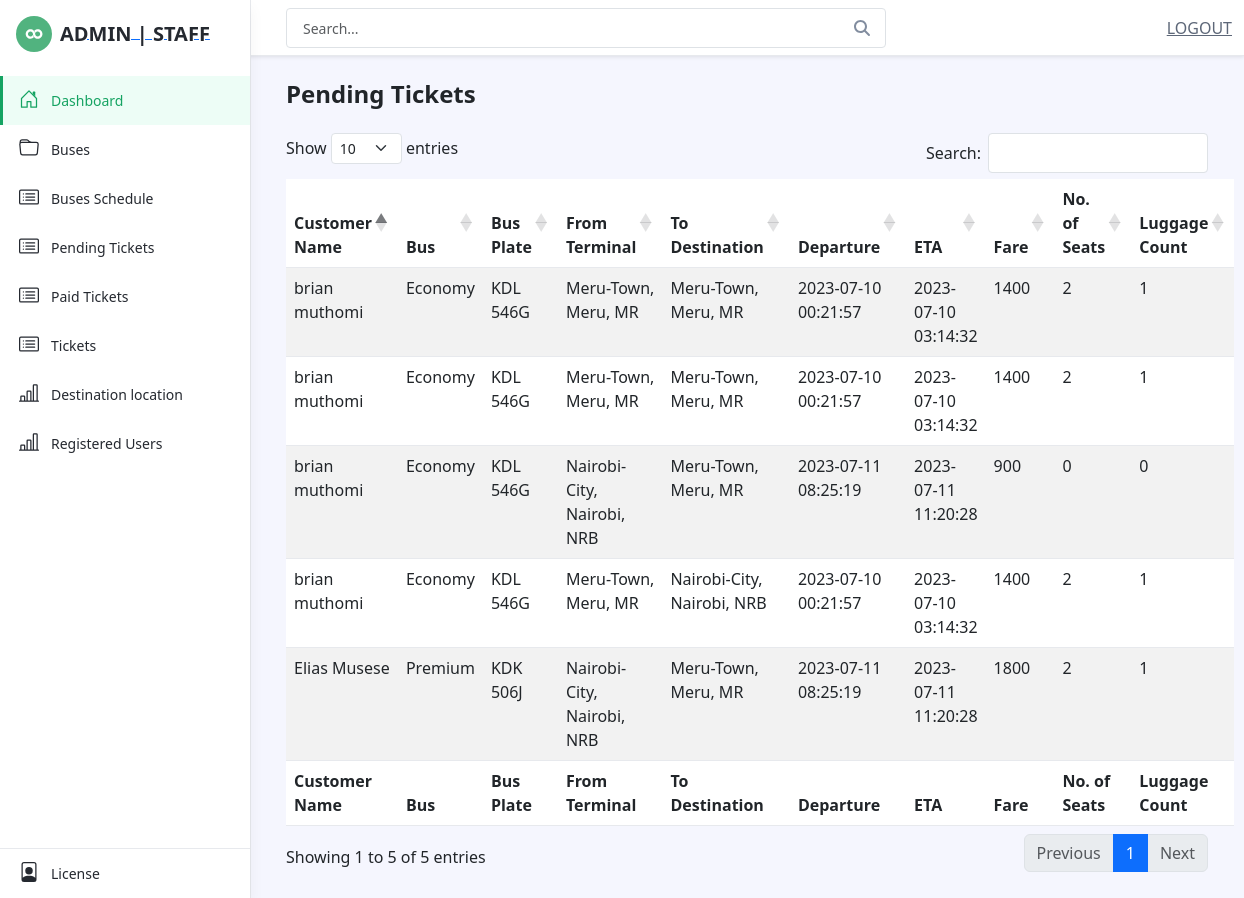
The app's page /admin/pending_tickets.php (signed in) with its own data.
### tables this page shows
CREATE TABLE `unpaid_tickets` (
  `id` int(11) NOT NULL,
  `customer_id` varchar(255) NOT NULL,
  `bus` varchar(255) NOT NULL,
  `bus_plate` varchar(255) NOT NULL,
  `from_terminal` varchar(255) NOT NULL,
  `to_destination` varchar(255) NOT NULL,
  `departure` timestamp NOT NULL DEFAULT current_timestamp(),
  `eta` timestamp NOT NULL DEFAULT current_timestamp(),
  `fare_amount` varchar(255) NOT NULL,
  `how_many` varchar(244) DEFAULT NULL,
  `luggage_count` varchar(244) DEFAULT NULL
);

CREATE TABLE `tbl_users` (
  `id` int(11) NOT NULL,
  `firstname` varchar(250) NOT NULL,
  `lastname` varchar(250) NOT NULL,
  `email` varchar(255) NOT NULL,
  `password` varchar(255) NOT NULL,
  `contact` varchar(255) NOT NULL
);

### admin/pending_tickets.php (the view, shortened to what this page needs)
<?php
include("inc/header.php");
require_once("db-connect/config.php");
$pendingTicketsQuery = "SELECT * FROM unpaid_tickets";
$pendingTicketsStmt = $conn->prepare($pendingTicketsQuery);
$pendingTicketsStmt->execute();
$pendingTicketsData = $pendingTicketsStmt->fetchAll(PDO::FETCH_ASSOC);
function getCustomerName($customerId)
{
global $conn;
$query = "SELECT firstname, lastname FROM tbl_users WHERE id = :customerId";
$stmt = $conn->prepare($query);
$stmt->bindParam(':customerId', $customerId, PDO::PARAM_INT);
$stmt->execute();
$userData = $stmt->fetch(PDO::FETCH_ASSOC);
if ($userData) {
return $userData['firstname'] . ' ' . $userData['lastname'];
} else {
return 'N/A';
}
}
?>
    <link href="https://cdnjs.cloudflare.com/ajax/libs/twitter-bootstrap/5.3.0-alpha3/css/bootstrap.min.css"
        rel="stylesheet">
    <link href="https://cdn.datatables.net/1.13.5/css/dataTables.bootstrap5.min.css" rel="stylesheet">
<body class="app">
    <?php
    include("inc/sidebar.php");
    ?>
    <div class="app-wrapper">
        <div class="app-content pt-3 p-md-3 p-lg-4">
            <div class="container-xl">
                <div class="row g-3 mb-4 align-items-center justify-content-between">
                    <div class="col-auto">
                        <h1 class="app-page-title mb-0">Pending Tickets</h1>
                    </div>
                </div>
                <div class="row g-4">
                    <table id="example" class="table table-striped" style="width:100%">
                        <thead>
                            <tr>
                                <th>Customer Name</th>
                                <th>Bus</th>
                                <th>Bus Plate</th>
                                <th>From Terminal</th>
                                <th>To Destination</th>
                                <th>Departure</th>
                                <th>ETA</th>
                                <th>Fare</th>
                                <th>No. of Seats</th>
                                <th>Luggage Count</th>
                            </tr>
                        </thead>
                        <tbody>
                            <?php foreach ($pendingTicketsData as $ticket) : ?>
                            <tr>
                                <td><?php echo getCustomerName($ticket['customer_id']); ?></td>
                                <td><?php echo $ticket['bus']; ?></td>
                                <td><?php echo $ticket['bus_plate']; ?></td>
                                <td><?php echo $ticket['from_terminal']; ?></td>
                                <td><?php echo $ticket['to_destination']; ?></td>
                                <td><?php echo $ticket['departure']; ?></td>
                                <td><?php echo $ticket['eta']; ?></td>
                                <td><?php echo $ticket['fare_amount']; ?></td>
                                <td><?php echo $ticket['how_many']; ?></td>
                                <td><?php echo $ticket['luggage_count']; ?></td>
                            </tr>
                            <?php endforeach; ?>
                        </tbody>
                        <tfoot>
                            <thead>
                                <tr>
                                    <th>Customer Name</th>
                                    <th>Bus</th>
                                    <th>Bus Plate</th>
                                    <th>From Terminal</th>
                                    <th>To Destination</th>
                                    <th>Departure</th>
                                    <th>ETA</th>
                                    <th>Fare</th>
                                    <th>No. of Seats</th>
                                    <th>Luggage Count</th>
                                </tr>
                            </thead>
                        </tfoot>
                    </table>
                </div>
            </div>
        </div>
    </div>
</body>
</html>

### records on screen
unpaid_tickets: customer.lastname "brian muthomi", bus "Economy", bus_plate "KDL 546G", from_terminal "Meru-Town, Meru, MR", to_destination "Meru-Town, Meru, MR", departure "2023-07-10 00:21:57", eta "2023-07-10 03:14:32", fare_amount "1400", how_many "2", luggage_count "1"
unpaid_tickets: customer.lastname "brian muthomi", bus "Economy", bus_plate "KDL 546G", from_terminal "Meru-Town, Meru, MR", to_destination "Meru-Town, Meru, MR", departure "2023-07-10 00:21:57", eta "2023-07-10 03:14:32", fare_amount "1400", how_many "2", luggage_count "1"
unpaid_tickets: customer.lastname "brian muthomi", bus "Economy", bus_plate "KDL 546G", from_terminal "Nairobi-City, Nairobi, NRB", to_destination "Meru-Town, Meru, MR", departure "2023-07-11 08:25:19", eta "2023-07-11 11:20:28", fare_amount "900", how_many "0", luggage_count "0"
unpaid_tickets: customer.lastname "brian muthomi", bus "Economy", bus_plate "KDL 546G", from_terminal "Meru-Town, Meru, MR", to_destination "Nairobi-City, Nairobi, NRB", departure "2023-07-10 00:21:57", eta "2023-07-10 03:14:32", fare_amount "1400", how_many "2", luggage_count "1"
unpaid_tickets: customer.lastname "Elias Musese", bus "Premium", bus_plate "KDK 506J", from_terminal "Nairobi-City, Nairobi, NRB", to_destination "Meru-Town, Meru, MR", departure "2023-07-11 08:25:19", eta "2023-07-11 11:20:28", fare_amount "1800", how_many "2", luggage_count "1"
